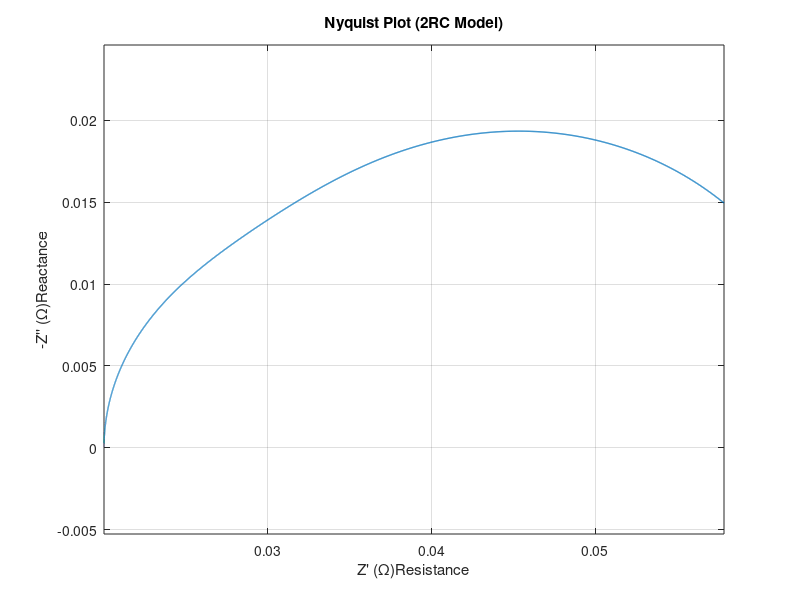

The MATLAB script that drew this image:
R0 = 0.02;   %From Curve fitting
R1 = 0.01;
R2 = 0.035;
C1 = 1450;
C2 = 2285.7;

f = logspace(-3,5,10000);
w = 2*pi*f;

Z = R0 + R1./(1 + 1j*w*R1*C1) ...
       + R2./(1 + 1j*w*R2*C2);

figure
plot(real(Z),-imag(Z),'LineWidth',1)
xlabel('Z'' (\Omega){Resistance}')
ylabel('-Z'''' (\Omega){Reactance}')
title('Nyquist Plot (2RC Model)')
grid on
axis equal
